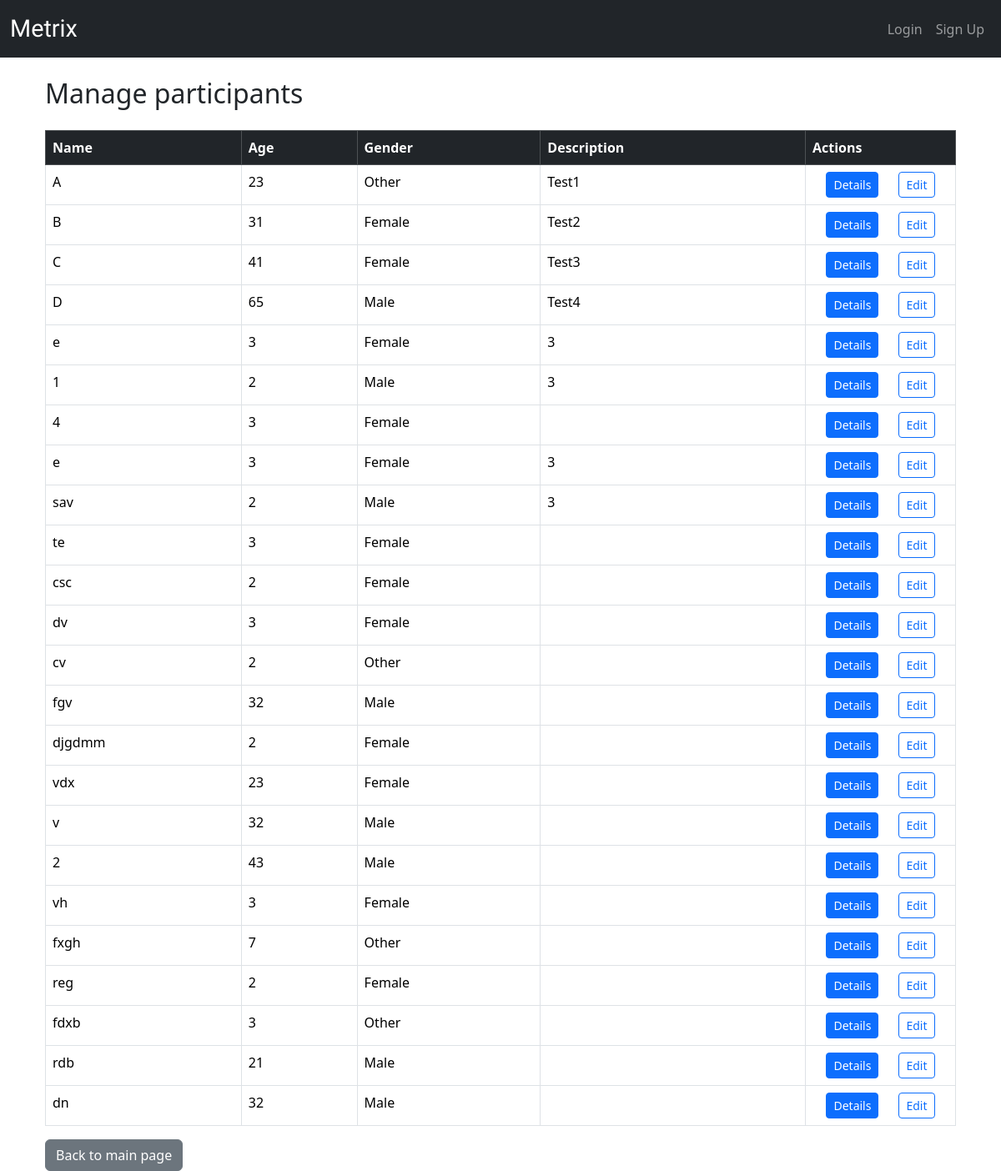
The page /participants/manage/ on the database as committed earlier.
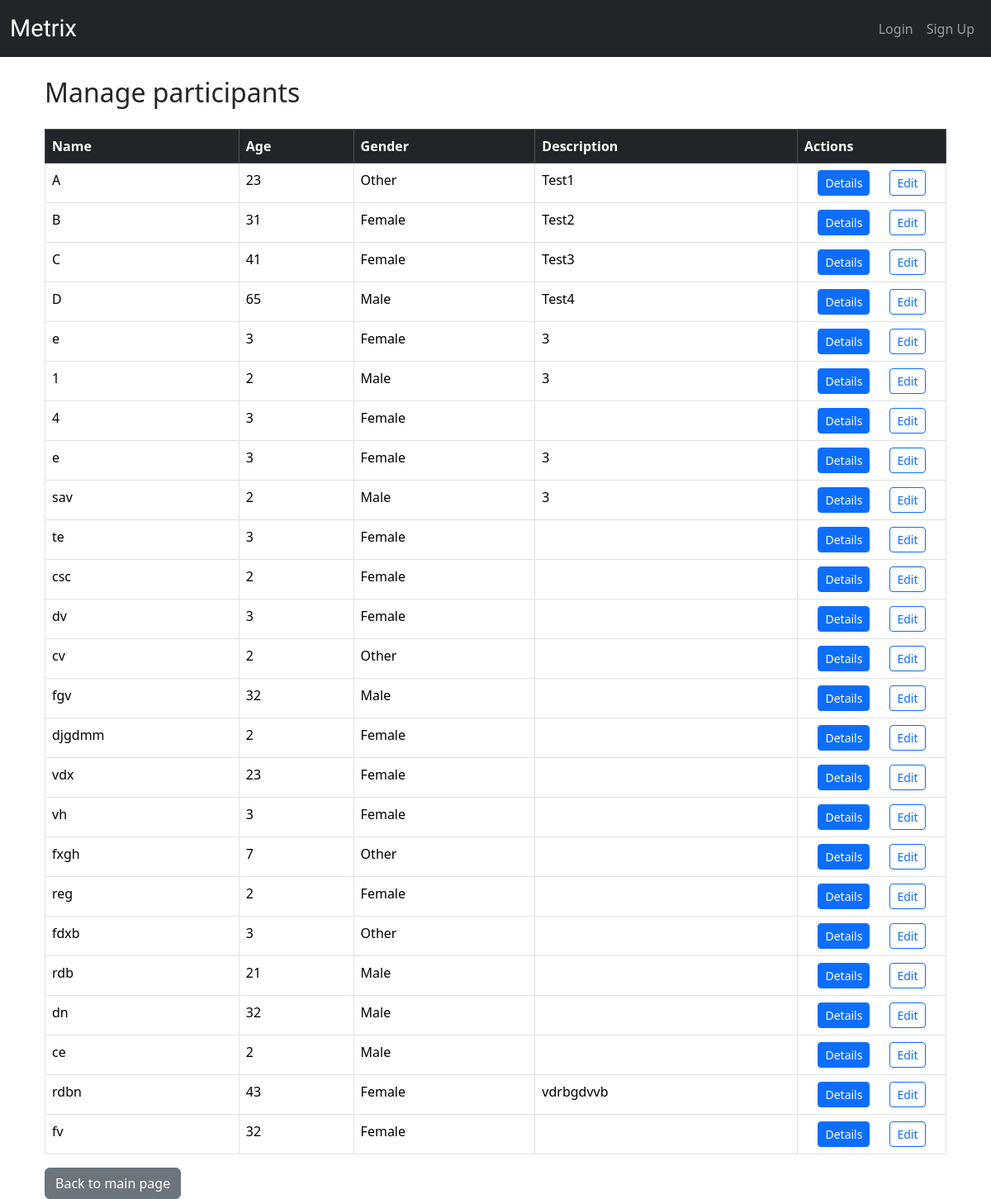
The same page on the database as committed later.
### metrix/models.py (models this page shows, shortened)
class Participant(models.Model):
    research = models.ForeignKey(Research, on_delete=models.CASCADE)
    participant_id = models.AutoField(primary_key=True)
    name = models.CharField(max_length=100)
    age = models.PositiveIntegerField()
    gender = models.CharField(max_length=10, choices=[('male', 'Male'), ('female', 'Female'), ('other', 'Other')])
    description = models.TextField(blank=True)

### metrix/views.py (the view)
# urls.py: path('participants/manage/', views.participant_manage_list, name='participant-manage-list'),
def participant_manage_list(request):
    participants = Participant.objects.all()
    return render(request, 'metrix/participants_manage.html', {'participants': participants})

### metrix/templates/metrix/participants_manage.html
{% extends 'metrix/base.html' %}
{% block content %}
<div class="container mt-4">
    <h2 class="mb-4">Manage participants</h2>
    {% if participants %}
        <table class="table table-bordered table-hover">
            <thead class="table-dark">
                <tr>
                    <th>Name</th>
                    <th>Age</th>
                    <th>Gender</th>
                    <th>Description</th>
                    <th style="width: 180px;">Actions</th>
                </tr>
            </thead>
            <tbody>
                {% for p in participants %}
                    <tr>
                        <td>{{ p.name }}</td>
                        <td>{{ p.age }}</td>
                        <td>{{ p.get_gender_display }}</td>
                        <td>{{ p.description|truncatewords:10 }}</td>
                        <td class="text-center">
                             <div style="display: flex; justify-content: center; gap: 1.5rem;">
                            <a href="{% url 'participant-detail' p.pk %}" class="btn btn-sm btn-primary">Details</a>
                            <a href="{% url 'participant-edit' p.pk %}" class="btn btn-sm btn-outline-primary">Edit</a>
                             </div>
                        </td>
                    </tr>
                {% endfor %}
            </tbody>
        </table>
    {% else %}
        <div class="alert alert-info">No participants available.</div>
    {% endif %}
    <a href="{% url 'research' %}" class="btn btn-secondary">Back to main page</a>
</div>
{% endblock %}

Rows that differ between the two databases and show on the page:
removed Participant: name "v", age "32", gender "Male"
removed Participant: name "2", age "43", gender "Male"
added Participant: name "ce", age "2", gender "Male"
added Participant: name "rdbn", age "43", gender "Female", description "vdrbgdvvb"
added Participant: name "fv", age "32", gender "Female"
